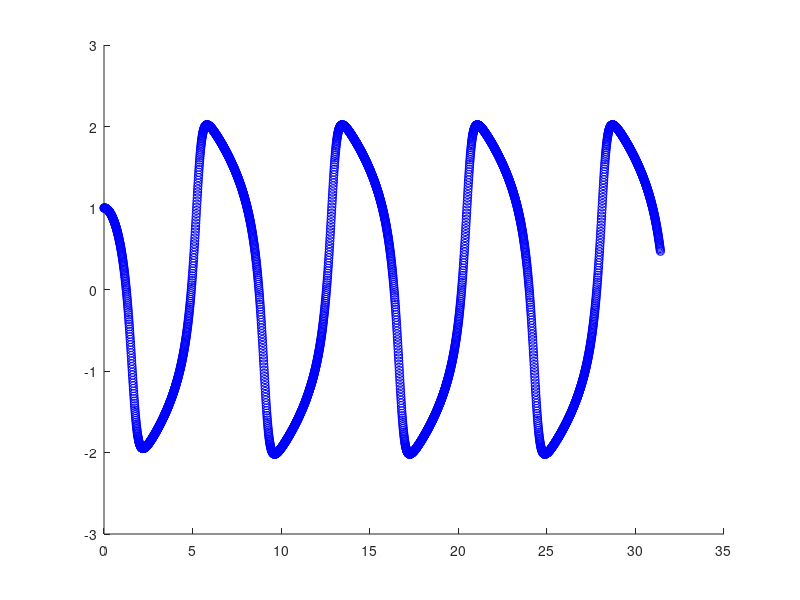
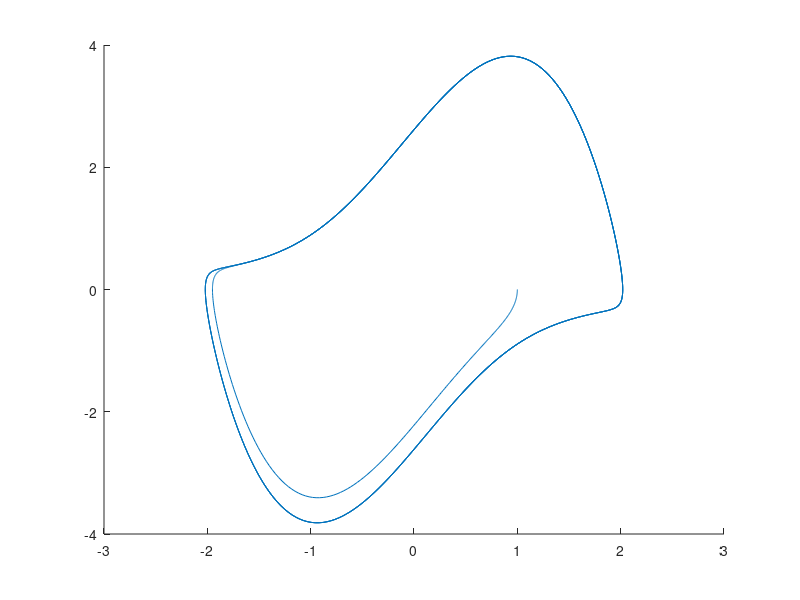

Write MATLAB code to recreate these figures, in order.
eps = 2 ;

v_der = @(x,v) -x - eps*(x^2 - 1)*v ;
x_der = @(v) v ;

x(1) = 1 ;
v(1) = 0 ;
time(1) = 0 ;
h = 0.01 ;

it = 1 ;

for t = 0 : h : 10*pi - h 
    x_start = x(it) ;
    v_start = v(it) ;
    x_end = x_start + h*x_der(v_start) ;
    v_end = v_start + h*v_der(x_start , v_start) ;
    
    x(it + 1) = x(it) + h/2 * (x_der(v_start) + x_der(v_end)) ;
    v(it + 1) = v(it) + h/2 * (v_der(x_start, v_start) + v_der(x_end, v_end)) ;
    
    it = it + 1 ;
    time(it) = t + h ;
end

figure ('Name' , 'Time Plot') ;
hold on ;
plot (time , x , 'bo') ;
%plot (time , v , 'r*') ;
hold off ;

figure ('Name' , 'Phase Space') ;
hold on ;
plot (x , v) ;
